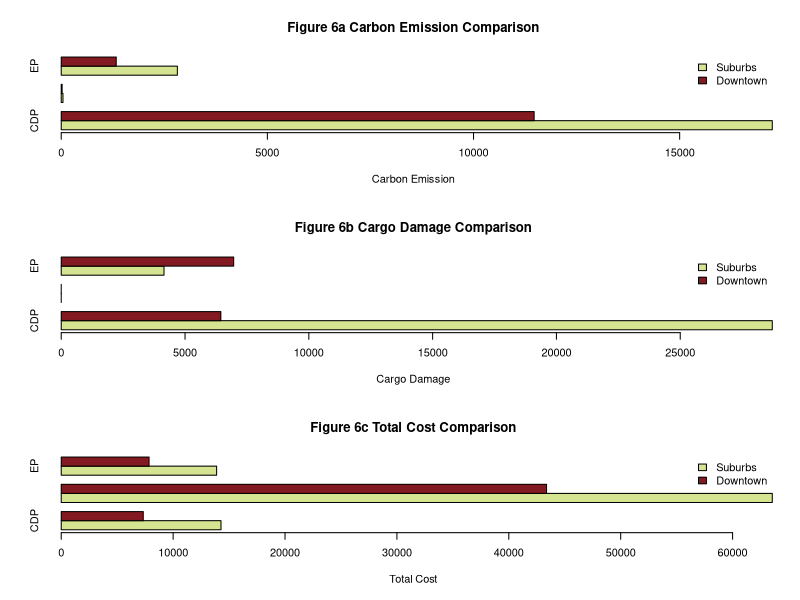

The R source for this figure:
# Carbon emissions
par(mfrow = c(3,1))

# Figure 6a
draw_data <- as.matrix(data.frame(CDP=c(17246.58075,11471.07243),
                                  CP=c(42.21917415,21.67289474),
                                  EP=c(2816.804977,1334.50603)))
rownames <- c("CDP","CP","EP")

#categories <- ("Suburbs","Urban") 
colors <- c("#D5E490","#831A21")

a <- barplot(draw_data, main="Figure 6a Carbon Emission Comparison", xlab="Carbon Emission", col=colors, horiz=TRUE, beside=TRUE)

par(bg="#F2EBE5")

legend("topright",
       legend=c("Suburbs","Downtown"),
       fill=c("#D5E490","#831A21"),
       bty="n",
       cex=1)

###########################################################################################################
# Cargo damage
draw_data <- as.matrix(data.frame(CDP=c(28717.65318,6446),
                                  CP=c(0,0),
                                  EP=c(4151.311008,6964.5)))
rownames <- c("CDP","CP","EP")

#categories <- ("Suburbs","Urban") 
colors <- c("#D5E490","#831A21")

a <- barplot(draw_data, main="Figure 6b Cargo Damage Comparison", xlab="Cargo Damage", col=colors, horiz=TRUE, beside=TRUE)

#par(bg="#F2EBE5")

legend("topright",
       legend=c("Suburbs","Downtown"),
       fill=c("#D5E490","#831A21"),
       bty="n",
       cex=1)

#########################################################################################################
# Total cost
# Figure 6c
draw_data <- as.matrix(data.frame(CDP=c(14277.49191,7333.110666),
                                  CP=c(63547.29881,43372.90731),
                                  EP=c(13887.08905,7851.396373)))
rownames <- c("CDP","CP","EP")

#categories <- ("Suburbs","Urban") 
colors <- c("#D5E490","#831A21")

a <- barplot(draw_data, main="Figure 6c Total Cost Comparison", xlab="Total Cost", col=colors, horiz=TRUE, beside=TRUE)

#par(bg="#F2EBE5")
legend("topright",
       legend=c("Suburbs","Downtown"),
       fill=c("#D5E490","#831A21"),
       bty="n",
       cex=1)
